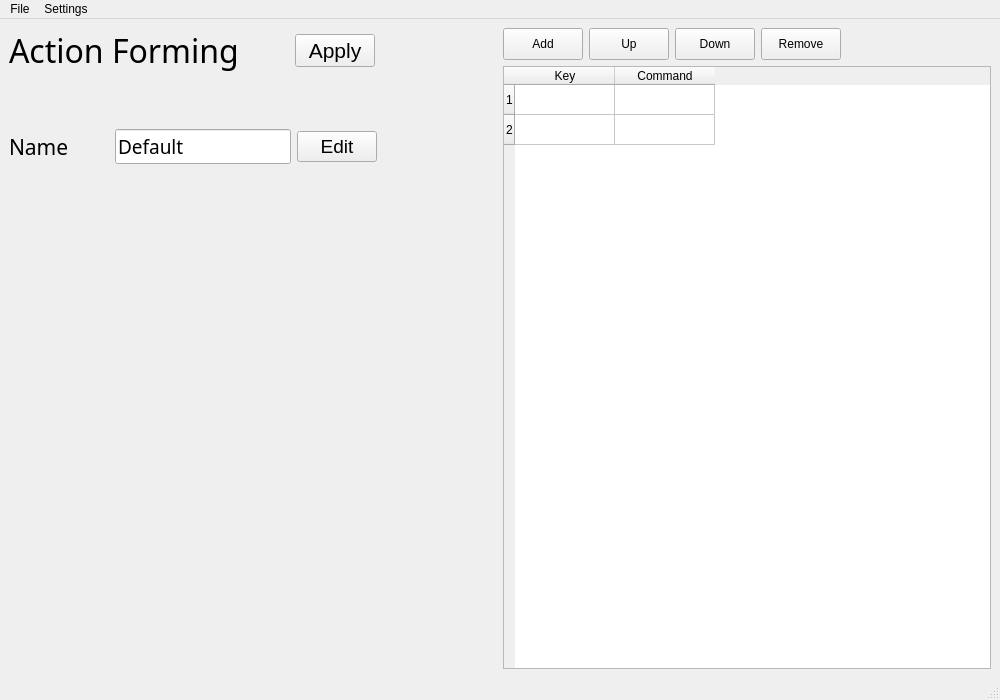
<?xml version="1.0" encoding="UTF-8"?>
<ui version="4.0">
 <class>AdminMain</class>
 <widget class="QMainWindow" name="AdminMain">
  <property name="geometry">
   <rect>
    <x>0</x>
    <y>0</y>
    <width>1000</width>
    <height>700</height>
   </rect>
  </property>
  <property name="windowTitle">
   <string>MainWindow</string>
  </property>
  <widget class="QWidget" name="centralwidget">
   <layout class="QHBoxLayout" name="horizontalLayout_4">
    <item>
     <layout class="QVBoxLayout" name="verticalLayout_2">
      <item>
       <layout class="QHBoxLayout" name="horizontalLayout_2">
        <property name="sizeConstraint">
         <enum>QLayout::SetFixedSize</enum>
        </property>
        <item>
         <widget class="QLabel" name="label">
          <property name="font">
           <font>
            <family>Trebuchet MS</family>
            <pointsize>24</pointsize>
           </font>
          </property>
          <property name="text">
           <string>Action Forming</string>
          </property>
         </widget>
        </item>
        <item>
         <spacer name="horizontalSpacer_2">
          <property name="orientation">
           <enum>Qt::Horizontal</enum>
          </property>
          <property name="sizeType">
           <enum>QSizePolicy::Minimum</enum>
          </property>
          <property name="sizeHint" stdset="0">
           <size>
            <width>50</width>
            <height>20</height>
           </size>
          </property>
         </spacer>
        </item>
        <item>
         <widget class="QPushButton" name="btn_apply">
          <property name="font">
           <font>
            <pointsize>16</pointsize>
           </font>
          </property>
          <property name="text">
           <string>Apply</string>
          </property>
         </widget>
        </item>
        <item>
         <spacer name="horizontalSpacer_4">
          <property name="orientation">
           <enum>Qt::Horizontal</enum>
          </property>
          <property name="sizeHint" stdset="0">
           <size>
            <width>40</width>
            <height>20</height>
           </size>
          </property>
         </spacer>
        </item>
       </layout>
      </item>
      <item>
       <spacer name="verticalSpacer">
        <property name="orientation">
         <enum>Qt::Vertical</enum>
        </property>
        <property name="sizeType">
         <enum>QSizePolicy::Fixed</enum>
        </property>
        <property name="sizeHint" stdset="0">
         <size>
          <width>20</width>
          <height>50</height>
         </size>
        </property>
       </spacer>
      </item>
      <item>
       <layout class="QHBoxLayout" name="horizontalLayout_3">
        <item>
         <widget class="QLabel" name="label_2">
          <property name="font">
           <font>
            <family>Trebuchet MS</family>
            <pointsize>16</pointsize>
           </font>
          </property>
          <property name="text">
           <string>Name</string>
          </property>
         </widget>
        </item>
        <item>
         <spacer name="horizontalSpacer_3">
          <property name="orientation">
           <enum>Qt::Horizontal</enum>
          </property>
          <property name="sizeType">
           <enum>QSizePolicy::Fixed</enum>
          </property>
          <property name="sizeHint" stdset="0">
           <size>
            <width>40</width>
            <height>20</height>
           </size>
          </property>
         </spacer>
        </item>
        <item>
         <widget class="QLineEdit" name="le_name">
          <property name="font">
           <font>
            <family>Trebuchet MS</family>
            <pointsize>14</pointsize>
           </font>
          </property>
          <property name="text">
           <string>Default</string>
          </property>
         </widget>
        </item>
        <item>
         <widget class="QPushButton" name="btn_edit">
          <property name="font">
           <font>
            <pointsize>14</pointsize>
           </font>
          </property>
          <property name="text">
           <string>Edit</string>
          </property>
         </widget>
        </item>
        <item>
         <spacer name="horizontalSpacer_5">
          <property name="orientation">
           <enum>Qt::Horizontal</enum>
          </property>
          <property name="sizeHint" stdset="0">
           <size>
            <width>40</width>
            <height>20</height>
           </size>
          </property>
         </spacer>
        </item>
       </layout>
      </item>
      <item>
       <spacer name="verticalSpacer_2">
        <property name="orientation">
         <enum>Qt::Vertical</enum>
        </property>
        <property name="sizeType">
         <enum>QSizePolicy::Fixed</enum>
        </property>
        <property name="sizeHint" stdset="0">
         <size>
          <width>20</width>
          <height>50</height>
         </size>
        </property>
       </spacer>
      </item>
      <item>
       <widget class="QLabel" name="img_action">
        <property name="text">
         <string/>
        </property>
        <property name="pixmap">
         <pixmap resource="../icons/ui_icons.qrc">:/ui_icons/test.png</pixmap>
        </property>
        <property name="alignment">
         <set>Qt::AlignCenter</set>
        </property>
       </widget>
      </item>
     </layout>
    </item>
    <item>
     <layout class="QVBoxLayout" name="verticalLayout">
      <item>
       <layout class="QHBoxLayout" name="horizontalLayout">
        <item>
         <widget class="QPushButton" name="btn_add">
          <property name="minimumSize">
           <size>
            <width>80</width>
            <height>32</height>
           </size>
          </property>
          <property name="text">
           <string>Add</string>
          </property>
          <property name="icon">
           <iconset>
            <normaloff>:/icons/icons/plus.png</normaloff>:/icons/icons/plus.png</iconset>
          </property>
          <property name="iconSize">
           <size>
            <width>25</width>
            <height>25</height>
           </size>
          </property>
         </widget>
        </item>
        <item>
         <widget class="QPushButton" name="btn_up">
          <property name="minimumSize">
           <size>
            <width>80</width>
            <height>32</height>
           </size>
          </property>
          <property name="text">
           <string>Up</string>
          </property>
          <property name="iconSize">
           <size>
            <width>25</width>
            <height>25</height>
           </size>
          </property>
         </widget>
        </item>
        <item>
         <widget class="QPushButton" name="btn_down">
          <property name="minimumSize">
           <size>
            <width>80</width>
            <height>32</height>
           </size>
          </property>
          <property name="text">
           <string>Down</string>
          </property>
          <property name="iconSize">
           <size>
            <width>25</width>
            <height>25</height>
           </size>
          </property>
         </widget>
        </item>
        <item>
         <widget class="QPushButton" name="btn_remove">
          <property name="minimumSize">
           <size>
            <width>80</width>
            <height>32</height>
           </size>
          </property>
          <property name="text">
           <string>Remove</string>
          </property>
          <property name="iconSize">
           <size>
            <width>25</width>
            <height>25</height>
           </size>
          </property>
         </widget>
        </item>
        <item>
         <spacer name="horizontalSpacer">
          <property name="orientation">
           <enum>Qt::Horizontal</enum>
          </property>
          <property name="sizeType">
           <enum>QSizePolicy::Expanding</enum>
          </property>
          <property name="sizeHint" stdset="0">
           <size>
            <width>100</width>
            <height>20</height>
           </size>
          </property>
         </spacer>
        </item>
       </layout>
      </item>
      <item>
       <widget class="QTableWidget" name="tab_action">
        <property name="layoutDirection">
         <enum>Qt::LeftToRight</enum>
        </property>
        <property name="dragEnabled">
         <bool>false</bool>
        </property>
        <property name="dragDropOverwriteMode">
         <bool>false</bool>
        </property>
        <property name="dragDropMode">
         <enum>QAbstractItemView::NoDragDrop</enum>
        </property>
        <property name="selectionMode">
         <enum>QAbstractItemView::SingleSelection</enum>
        </property>
        <property name="showGrid">
         <bool>true</bool>
        </property>
        <row>
         <property name="text">
          <string>1</string>
         </property>
        </row>
        <row>
         <property name="text">
          <string>2</string>
         </property>
        </row>
        <column>
         <property name="text">
          <string>Key</string>
         </property>
        </column>
        <column>
         <property name="text">
          <string>Command</string>
         </property>
        </column>
       </widget>
      </item>
     </layout>
    </item>
   </layout>
  </widget>
  <widget class="QMenuBar" name="MenuAdminMain">
   <property name="geometry">
    <rect>
     <x>0</x>
     <y>0</y>
     <width>1000</width>
     <height>21</height>
    </rect>
   </property>
   <widget class="QMenu" name="menuFile">
    <property name="title">
     <string>File</string>
    </property>
    <addaction name="actionNew_Action"/>
    <addaction name="actionLoad_Action"/>
    <addaction name="actionImport_Picture"/>
   </widget>
   <widget class="QMenu" name="menuSettings">
    <property name="title">
     <string>Settings</string>
    </property>
   </widget>
   <addaction name="menuFile"/>
   <addaction name="menuSettings"/>
  </widget>
  <widget class="QStatusBar" name="statusbar"/>
  <action name="actionNew_Action">
   <property name="text">
    <string>New Action</string>
   </property>
  </action>
  <action name="actionLoad_Action">
   <property name="text">
    <string>Load Action</string>
   </property>
  </action>
  <action name="actionImport_Picture">
   <property name="text">
    <string>Import Picture</string>
   </property>
  </action>
 </widget>
 <tabstops>
  <tabstop>tab_action</tabstop>
 </tabstops>
 <resources>
  <include location="../icons/ui_icons.qrc"/>
 </resources>
 <connections/>
</ui>
